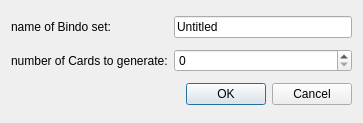
<?xml version="1.0" encoding="UTF-8"?>
<ui version="4.0">
 <class>Dialog</class>
 <widget class="QDialog" name="Dialog">
  <property name="geometry">
   <rect>
    <x>0</x>
    <y>0</y>
    <width>363</width>
    <height>123</height>
   </rect>
  </property>
  <property name="windowTitle">
   <string>Dialog</string>
  </property>
  <layout class="QGridLayout" name="gridLayout">
   <item row="0" column="0">
    <widget class="QLabel" name="label_2">
     <property name="text">
      <string>name of Bindo set:</string>
     </property>
     <property name="buddy">
      <cstring>lineEdit</cstring>
     </property>
    </widget>
   </item>
   <item row="0" column="1">
    <widget class="QLineEdit" name="lineEdit">
     <property name="text">
      <string>Untitled</string>
     </property>
    </widget>
   </item>
   <item row="1" column="0">
    <widget class="QLabel" name="label">
     <property name="text">
      <string>number of Cards to generate:</string>
     </property>
     <property name="buddy">
      <cstring>spinBox</cstring>
     </property>
    </widget>
   </item>
   <item row="1" column="1">
    <widget class="QSpinBox" name="spinBox"/>
   </item>
   <item row="2" column="0" colspan="2">
    <widget class="QDialogButtonBox" name="buttonBox">
     <property name="orientation">
      <enum>Qt::Horizontal</enum>
     </property>
     <property name="standardButtons">
      <set>QDialogButtonBox::Cancel|QDialogButtonBox::Ok</set>
     </property>
    </widget>
   </item>
  </layout>
 </widget>
 <tabstops>
  <tabstop>lineEdit</tabstop>
  <tabstop>spinBox</tabstop>
  <tabstop>buttonBox</tabstop>
 </tabstops>
 <resources/>
 <connections>
  <connection>
   <sender>buttonBox</sender>
   <signal>accepted()</signal>
   <receiver>Dialog</receiver>
   <slot>accept()</slot>
   <hints>
    <hint type="sourcelabel">
     <x>248</x>
     <y>254</y>
    </hint>
    <hint type="destinationlabel">
     <x>157</x>
     <y>274</y>
    </hint>
   </hints>
  </connection>
  <connection>
   <sender>buttonBox</sender>
   <signal>rejected()</signal>
   <receiver>Dialog</receiver>
   <slot>reject()</slot>
   <hints>
    <hint type="sourcelabel">
     <x>316</x>
     <y>260</y>
    </hint>
    <hint type="destinationlabel">
     <x>286</x>
     <y>274</y>
    </hint>
   </hints>
  </connection>
 </connections>
</ui>
